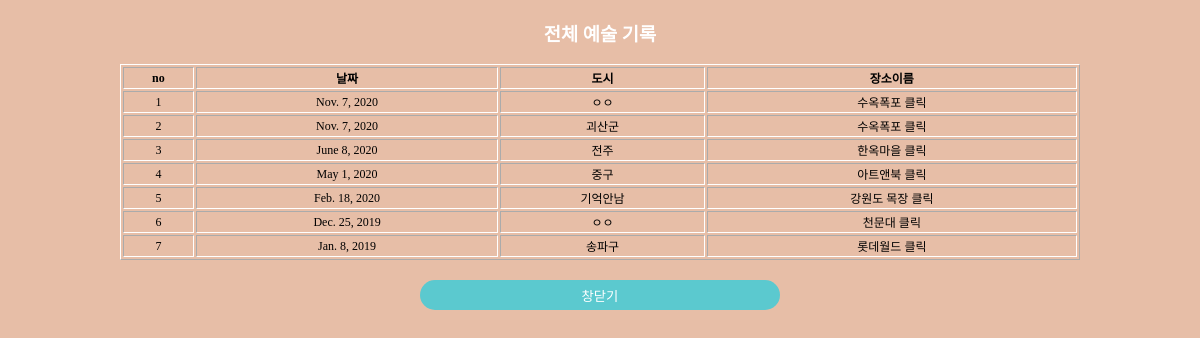
The page /map/58/ (signed in) on the database its author committed.
### mainapp/models.py (models this page shows, shortened)
class Post(models.Model):
    name=models.CharField(max_length=50)
    item=models.CharField(max_length=50) # 카테고리
    rating= models.IntegerField()
    date=models.DateField(null=True, blank=True)
    image=models.ImageField(upload_to='userimg', null=True)
    comment=models.TextField()
    country = models.CharField(max_length=50)
    city = models.CharField(max_length=50)
    user = models.ForeignKey(User, on_delete=models.CASCADE, null=True)

### mainapp/views.py (the view)
# urls.py: path('map/<int:num>/', views.RegionPostList, name='RegionPostList'),
@login_required(login_url='/accountapp/login')
def RegionPostList(request, num):
    postlist = Post.objects.filter(user = request.user)
    context={}
    if num == 1:
        postlist = postlist.filter(country = '서울').order_by('-date')
        region = '서울'
    elif num == 2:
        postlist = postlist.filter(country = '부산').order_by('-date')
        region = '부산'
    elif num == 3:
        postlist = postlist.filter(country = '광주').order_by('-date')
        region = '광주'
    elif num == 4:
        postlist = postlist.filter(country = '울산').order_by('-date')
        region = '울산'
    elif num == 5:
        postlist = postlist.filter(country = '대구').order_by('-date')
        region = '대구'
    elif num == 6:
        postlist = postlist.filter(country = '대전').order_by('-date')
        region = '대전'
    elif num == 7:
        postlist = postlist.filter(country = '인천').order_by('-date')
        region = '인천'
    elif num == 8:
        postlist = postlist.filter(country = '경기도').order_by('-date')
        region = '경기도'
    elif num == 9:
        postlist = postlist.filter(country = '강원도').order_by('-date')
        region = '강원도'
    elif num == 10:
        postlist = postlist.filter(country = '충청남도').order_by('-date')
        region = '충청남도'
    elif num == 11:
        postlist = postlist.filter(country = '충청북도').order_by('-date')
        region = '충청북도'
    elif num == 12:
        postlist = postlist.filter(country = '경상북도').order_by('-date')
        region = '경상북도'
    elif num == 13:
        postlist = postlist.filter(country = '전라북도').order_by('-date')
        region = '전라북도'
    elif num == 14:
        postlist = postlist.filter(country = '경상남도').order_by('-date')
        region = '경상남도'
    elif num == 15:
        postlist = postlist.filter(country = '전라남도').order_by('-date')
        region = '전라남도'
    elif num == 16 : #16
        postlist = postlist.filter(country = '제주도').order_by('-date')
        region = '제주도'
    else :
        postlist = postlist.order_by('-date')
        region = '전체'
    context['region'] = region
    context['postlist'] = postlist
    return render(request, 'mainapp/RegionPostList.html', context)

### mainapp/templates/mainapp/RegionPostList.html (shortened to what this page needs)
{% extends 'base3.html' %}
{% load static %}
{% block content %}
    <h3>{{region}} 예술 기록</h3>
    {% if postlist %}
    <table border="1">
        <th>no</th>
        <th>날짜</th>
        <th>도시</th>
        <th>장소이름</th>
        {% for post in postlist %}
            <tr>
                <td>{{forloop.counter}}</td>
                <td>{{post.date}}</td>
                <td>{{post.city}}</td>
                <td><a href="/{{post.pk}}">{{post.name}} 클릭</a></td>
            </tr>
        {% endfor %}
    </table>
    {% else %}
        해당지역의 게시글이 없습니다.<br>
    {% endif %}
    <button onclick="window.close();">창닫기</button>
{% endblock %}

### static/base3.css (style rules this page uses)
body { margin: 0px; background-color: rgb(231, 190, 167); font-family: 'SCDream'; }
a { height: 50px; }
a:link { color: black; text-decoration: none; }
h3 { text-align: center; color: white; }
table { font-size: 12px; border-color: white; width: 80%; margin-left: 10%; margin-right: 10%; text-align: center; }
button { width: 30%; margin: 20px; margin-left: 35%; margin-right: 35%; height: 30px; border-radius: 30px; background-color: rgb(91, 201, 207); color: white; border: none; }

### rows shown on the page
Post: date "Nov. 7, 2020", city "ㅇㅇ", name "수옥폭포"
Post: date "Nov. 7, 2020", city "괴산군", name "수옥폭포"
Post: date "June 8, 2020", city "전주", name "한옥마을"
Post: date "May 1, 2020", city "중구", name "아트앤북"
Post: date "Feb. 18, 2020", city "기억안남", name "강원도 목장"
Post: date "Dec. 25, 2019", city "ㅇㅇ", name "천문대"
Post: date "Jan. 8, 2019", city "송파구", name "롯데월드"

### other values the page prints
{{ region }} "전체"
